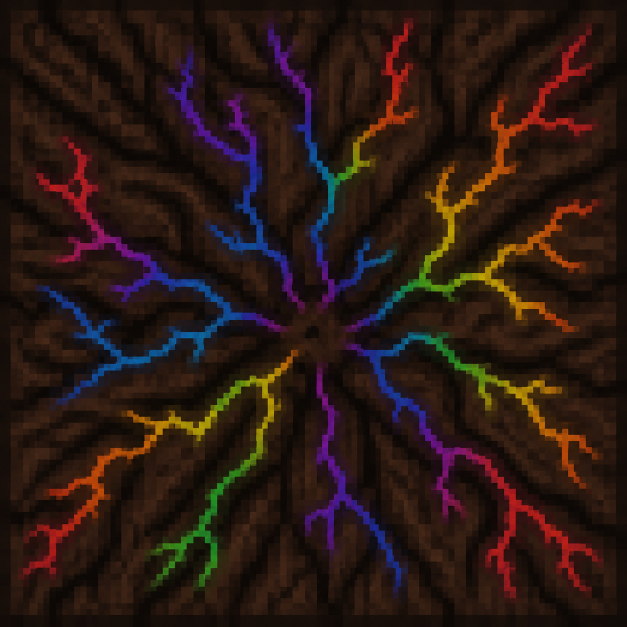
#> input picture tools/refs/prism_log_top_ref.png, 1254 x 1254 px (shown at 1/2 size)
$ python log_from_refs.py refs/prism_log_top_ref.png
#> lines starting #> are read from the running program, lines starting #| are printed output that depends on the picture
#!/usr/bin/env python3
"""
Textures de buche de Prisme a partir des images de reference de l'auteur
(tools/refs/prism_log_top_ref.png, prism_log_side_ref.png).

Les references sont du pixel art agrandi (~1254 px). On :
  1. detecte la grille de pixels native (periode dominante des aretes) ;
  2. re-echantillonne a cette resolution (BOX = moyenne par cellule) ;
  3. anime en faisant tourner la TEINTE des seuls pixels satures (les
     eclairs), le bois restant fixe -> les couleurs changent, 8 frames ;
  4. ecrit les spritesheets + .mcmeta dans le mod.

Usage :
    python tools/log_from_refs.py            # detecte la grille
    python tools/log_from_refs.py --size 64  # force une resolution
"""

import colorsys
import os
import sys

from PIL import Image

ROOT = os.path.dirname(os.path.dirname(os.path.abspath(__file__)))
REFS = os.path.join(ROOT, "tools", "refs")
BLOCK_DIR = os.path.join(ROOT, "src", "main", "resources", "assets",
                         "emeraldweapons", "textures", "block")
PV_DIR = os.path.join(ROOT, "tools", "preview", "blocks")
NFRAMES = 8
FRAMETIME = 6


def detect_grid(img):
    """Periode dominante des aretes verticales -> taille de cellule en px."""
    g = img.convert("L")
    w, h = g.size
    px = g.load()
    col = [0.0] * w
    for y in range(0, h, 4):
        for x in range(1, w):
            col[x] += abs(px[x, y] - px[x - 1, y])
    best, best_score = None, -1.0
    for n in range(32, 257, 8):               # candidats : 32..256 cellules
        cell = w / n
        score = 0.0
        for k in range(1, n):
            x = int(round(k * cell))
            if 0 < x < w:
                score += col[x]
        score /= (n - 1)
        if score > best_score:
            best, best_score = n, score
    return best


def downsample(img, n):
    return img.convert("RGBA").resize((n, n), Image.BOX)


def hue_rotate_frames(base, nframes=NFRAMES, sat_min=0.28):
    """Frames ou seuls les pixels satures tournent sur la roue des teintes."""
    w, h = base.size
    src = base.load()
    frames = []
    for f in range(nframes):
        shift = f / nframes
        out = Image.new("RGBA", (w, h))
        dst = out.load()
        for y in range(h):
            for x in range(w):
                r, g, b, a = src[x, y]
                hh, s, v = colorsys.rgb_to_hsv(r / 255, g / 255, b / 255)
                if s >= sat_min and v > 0.25:
                    # les eclairs : teinte qui tourne, saturation/valeur gardees
                    rr, gg, bb = colorsys.hsv_to_rgb((hh + shift) % 1.0, s, v)
                    dst[x, y] = (int(rr * 255), int(gg * 255), int(bb * 255), a)
                else:
                    dst[x, y] = (r, g, b, a)
        frames.append(out)
    return frames


def wrap_edges(img, margin):
    """Fond croise sur les bords pour que la texture se raccorde (ecorce)."""
    w, h = img.size
    src = img.load()
    out = img.copy()
    dst = out.load()
    for y in range(h):
        for x in range(w):
            fx = min(x, w - 1 - x)
            fy = min(y, h - 1 - y)
            if fx >= margin and fy >= margin:
                continue
            # melange avec le pixel du bord oppose, plus on est pres du bord
            tx = (margin - fx) / (2.0 * margin) if fx < margin else 0.0
            ty = (margin - fy) / (2.0 * margin) if fy < margin else 0.0
            ox, oy = (w - 1 - x), (h - 1 - y)
            r, g, b, a = src[x, y]
            if tx > 0:
                r2, g2, b2, _ = src[ox, y]
                r, g, b = r + (r2 - r) * tx, g + (g2 - g) * tx, b + (b2 - b) * tx
            if ty > 0:
                r2, g2, b2, _ = src[x, oy]
                r, g, b = r + (r2 - r) * ty, g + (g2 - g) * ty, b + (b2 - b) * ty
            dst[x, y] = (int(r), int(g), int(b), a)
    return out


def write_sheet(name, frames):
    w = frames[0].width
    sheet = Image.new("RGBA", (w, w * len(frames)))
    for i, fr in enumerate(frames):
        sheet.paste(fr, (0, i * w))
    dest = os.path.join(BLOCK_DIR, name + ".png")
    sheet.save(dest)
    with open(dest + ".mcmeta", "w") as fh:
        fh.write('{"animation": {"frametime": %d, "interpolate": true}}' % FRAMETIME)
        fh.write(chr(10))
    # apercus : frame 0 agrandie + gif
    os.makedirs(PV_DIR, exist_ok=True)
    frames[0].resize((512, 512), Image.NEAREST).save(os.path.join(PV_DIR, name + "_ref_x.png"))
    gif = [fr.resize((256, 256), Image.NEAREST).convert("P", palette=Image.ADAPTIVE)
           for fr in frames]
    gif[0].save(os.path.join(PV_DIR, name + "_ref_anim.gif"), save_all=True,
                append_images=gif[1:], duration=FRAMETIME * 50, loop=0)
    print("Installe : %s (%dx%d, %d frames)" % (os.path.relpath(dest, ROOT), w, w, len(frames)))


def main():
    size = None
    if "--size" in sys.argv:
        size = int(sys.argv[sys.argv.index("--size") + 1])
    for name, ref, wrap in (("prism_log_top", "prism_log_top_ref.png", False),
                            ("prism_log", "prism_log_side_ref.png", True)):
        img = Image.open(os.path.join(REFS, ref)).convert("RGBA")
        n = size or detect_grid(img)
#> in detect_grid, `g = img.convert("L")`:
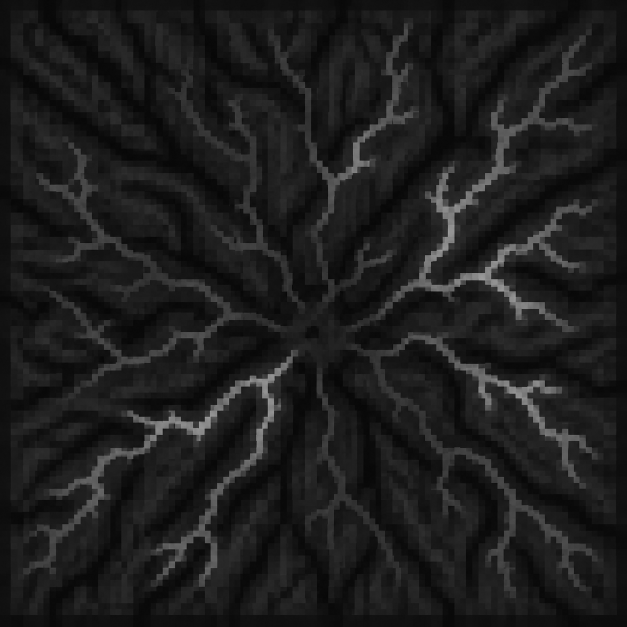
#> g: PIL image 1254x1254 L (shown at 1/2 size); min 4, max 169, mean 29.2
#> after the loop in detect_grid, `for y in range(0, h, 4):`: col = 1254 values, max 4301 at index 885, min 0 at index 0, mean 407.3
#> after the loop in detect_grid, `for n in range(32, 257, 8):`: best = 32; best_score = 608.8
#> n = 32
        print("%s : reference %s, grille detectee %d cellules" % (name, img.size, n))
#| prism_log_top : reference (1254, 1254), grille detectee 32 cellules
        small = downsample(img, n)
#> in downsample, `return img.convert("RGBA").resize((n, n), Image.BOX)`:
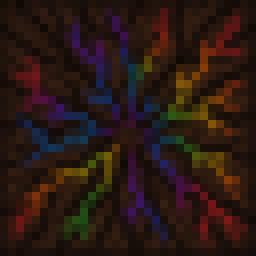
#> returned value: PIL image 32x32 RGBA (shown 8 times larger); mean R, G, B, A 42, 24.7, 19.1, 255
        if wrap:
            small = wrap_edges(small, max(2, n // 24))
        write_sheet(name, hue_rotate_frames(small))
#> after the loop in hue_rotate_frames, `for f in range(nframes):`: frames = 8 items
#> in write_sheet, `w = frames[0].width`: w = 32
#> in write_sheet, `sheet = Image.new("RGBA", (w, w * len(frames)))`: sheet: PIL image 32x256 RGBA; every value is 0
#> the loop in write_sheet, `for i, fr in enumerate(frames):` made 8 passes
#> after the loop in write_sheet, `for i, fr in enumerate(frames):`:
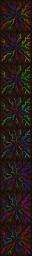
#> sheet: PIL image 32x256 RGBA; mean R, G, B, A 38.3, 26.6, 22.1, 255
#> in write_sheet, `gif = [fr.resize((256, 256), Image.NEAREST).convert("P", palette=Image..`: gif = 8 items
#| Installe : src/main/resources/assets/emeraldweapons/textures/block/prism_log_top.png (32x32, 8 frames)
#> pass 2 of the loop in main, `for name, ref, wrap in (("prism_log_top", "prism_log_top_ref.png", Fal..`:
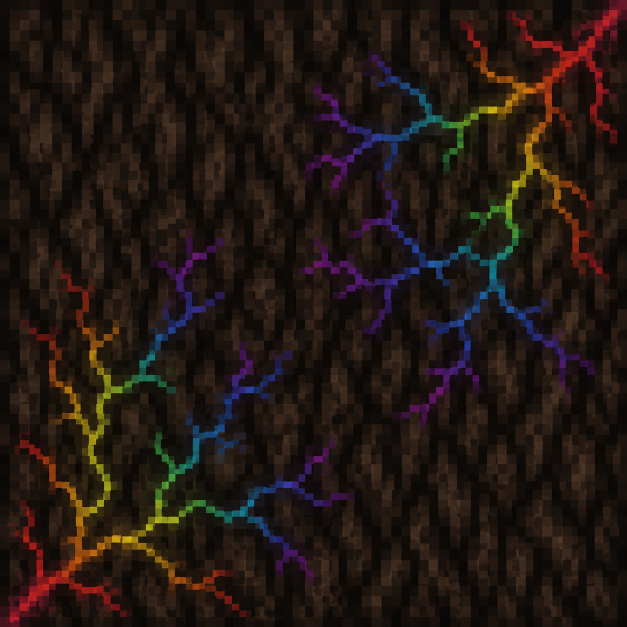
#> input picture tools/refs/prism_log_side_ref.png, 1254 x 1254 px (shown at 1/2 size)
#> n = 64
#| prism_log : reference (1254, 1254), grille detectee 64 cellules
#> the loop in write_sheet (call 2), `for i, fr in enumerate(frames):` made 8 passes
#> after the loop in write_sheet (call 2), `for i, fr in enumerate(frames):`:
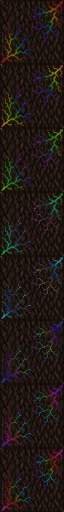
#> sheet: PIL image 64x512 RGBA; mean R, G, B, A 32.6, 24.1, 20.1, 255
#> in write_sheet (call 2), `frames[0].resize((512, 512), Image.NEAREST).save(os.path.join(PV_DIR, ..`:
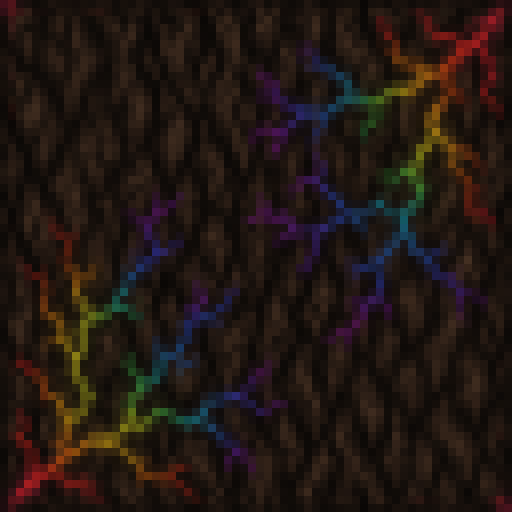
#> saved as prism_log_ref_x.png: PIL image 512x512 RGBA; mean R, G, B, A 34.3, 23.5, 18.5, 255
#| Installe : src/main/resources/assets/emeraldweapons/textures/block/prism_log.png (64x64, 8 frames)


if __name__ == "__main__":
    main()
